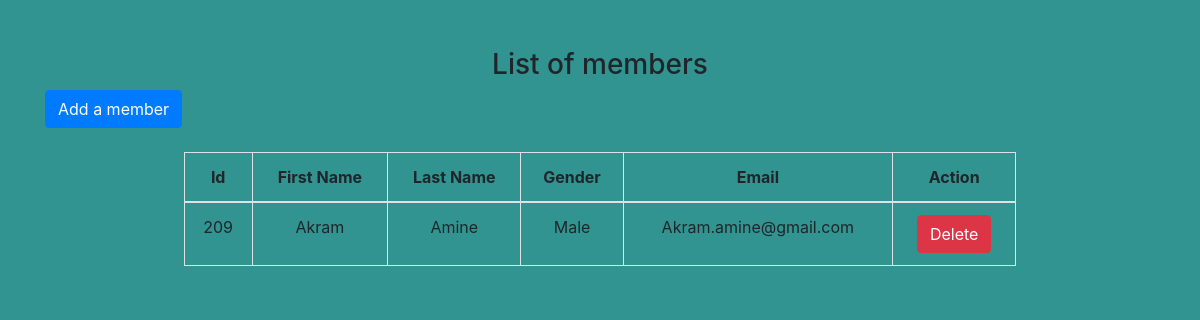
Page /Display.php on the earlier database version.
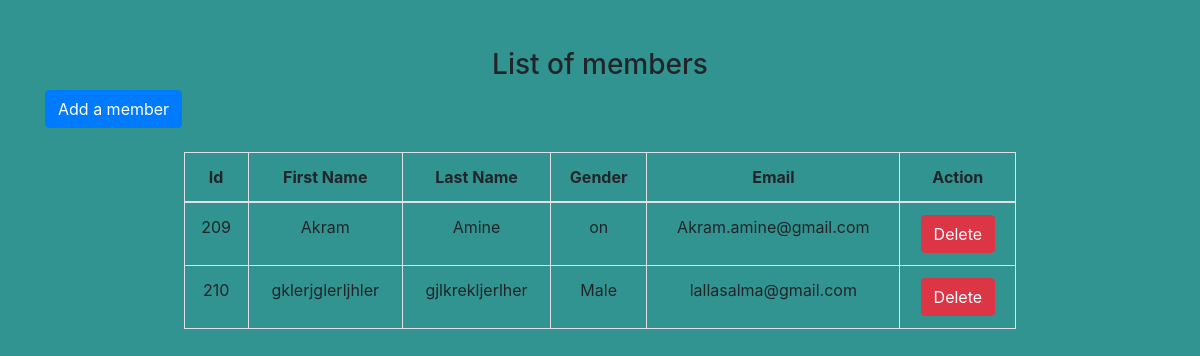
Same page on the later database version.
### tables this page shows
CREATE TABLE IF NOT EXISTS `members` (
  `id` int NOT NULL AUTO_INCREMENT,
  `first_name` varchar(100) NOT NULL,
  `last_name` varchar(100) NOT NULL,
  `gender` varchar(30) NOT NULL,
  `email` varchar(200) NOT NULL,
  PRIMARY KEY (`id`)
);

### Display.php (the view, shortened to what this page needs)
<?php
require "./Db/Db_Members.php";
?>
<!doctype html>
<html lang="en">
  <head>
    <link rel="stylesheet" href="https://stackpath.bootstrapcdn.com/bootstrap/4.3.1/css/bootstrap.min.css">
    <link rel="stylesheet" href="./assets/design.css">
  </head>
  <body id="page3">
  <h3 class="text-center mt-5">List of members</h3>
    <div class="container page3">
      <a class="btn btn-primary" href="Add.php">Add a member</a><br><br>
      <table class="table table-bordered text-center mx-auto w-75">
          <thead>
              <tr>
              <th>Id</th>
              <th>First Name</th>
              <th>Last Name</th>
              <th>Gender</th>
              <th>Email</th>
              <th>Action</th>
              </tr>
          </thead>
          <tbody>
            <?php
            $SQL = "SELECT * FROM members";
            $query = mysqli_query($con, $SQL);
            while($rowStud = mysqli_fetch_assoc($query))
            {
             echo "
             <tr>
               <td>".$rowStud['id']."</td>
               <td>".$rowStud['first_name']."</td>
               <td>".$rowStud['last_name']."</td>
               <td>".$rowStud['gender']."</td>
               <td>".$rowStud['email']."</td>";
               echo "<td>
               <a href='Delete.php?id=".$rowStud['id']."'><button type='submit' class='btn btn-danger' name='delete'>Delete</button></a>
               </td>";
            }
              echo "</tr>"
            ?>
          </tbody>
      </table>
    </div>
  </body>
</html>

### assets/design.css (style rules this page uses)
#page3 { background-color: #319491; }

Differences in the rows shown:
changed members "Akram": gender "Male" → "on"
added members: id "210", first_name "gklerjglerljhler", last_name "gjlkrekljerlher", gender "Male", email "lallasalma@gmail.com"
